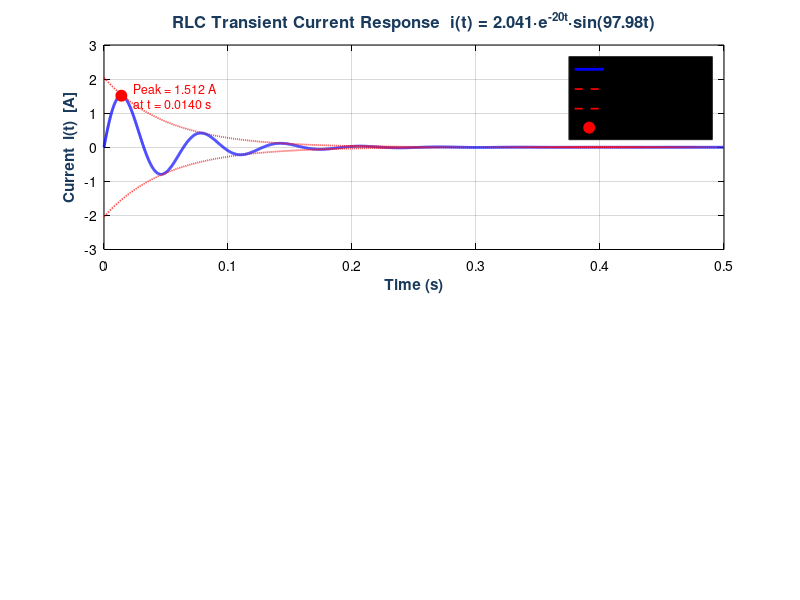

Write the MATLAB code that produced this figure. (Note: this script raises an error after producing the figure.)
%  RLC Circuit Transient Current Response i(t)
%  Series RLC: R=20Ω, L=0.5H, C=200μF
%  Input: vs(t) = 100u(t) V
%  Initial conditions: i(0)=0, vC(0)=0

clc;        % clear command window
clear;      % clear all variables
close all;  % close any open figures

set(groot, 'DefaultTextColor', 'black');
set(groot, 'DefaultAxesXColor', 'black');
set(groot, 'DefaultAxesYColor', 'black');
set(groot, 'DefaultAxesTitleFontWeight', 'bold');
set(groot, 'DefaultAxesColor', 'black');
set(groot, 'DefaultFigureColor', 'black');

R = 20;             % Resistance (Ω)
L = 0.5;            % Inductance (H)
C = 200e-6;         % Capacitance (F)
V = 100;            % Step voltage (V)

alpha   = R / (2*L);             % Damping coefficient
omega0  = 1 / sqrt(L*C);        % Natural frequency (rad/s)
omegaD  = sqrt(omega0^2 - alpha^2); % Damped frequency (rad/s)
zeta    = alpha / omega0;        % Damping ratio

% Display parameters in command window
fprintf('   RLC Circuit Parameters    \n');
fprintf('Damping coefficient  α  = %.4f\n', alpha);
fprintf('Natural frequency   ω₀  = %.4f rad/s\n', omega0);
fprintf('Damped frequency    ωd  = %.4f rad/s\n', omegaD);
fprintf('Damping ratio        ζ  = %.4f\n', zeta);

% Determine damping condition
if zeta < 1
    fprintf('Damping Condition: UNDERDAMPED (ζ < 1)\n\n');
elseif zeta == 1
    fprintf('Damping Condition: CRITICALLY DAMPED (ζ = 1)\n\n');
else
    fprintf('Damping Condition: OVERDAMPED (ζ > 1)\n\n');
end

t = 0 : 0.0001 : 0.5;   % 0 to 0.5 seconds, step 0.1ms

% i(t) = (V / (L * omegaD)) * e^(-alpha*t) * sin(omegaD*t)
i_t = (V / (L * omegaD)) .* exp(-alpha .* t) .* sin(omegaD .* t);

figure('Color', 'white', 'Position', [100 100 850 500]);

subplot(2,1,1);
plot(t, i_t, 'b', 'LineWidth', 2);
hold on;
envelope =  (V / (L * omegaD)) .* exp(-alpha .* t);
plot(t,  envelope, 'r--', 'LineWidth', 1.2);
plot(t, -envelope, 'r--', 'LineWidth', 1.2);

[i_peak, idx_peak] = max(i_t);
plot(t(idx_peak), i_peak, 'ro', 'MarkerSize', 8, 'MarkerFaceColor', 'r');
text(t(idx_peak)+0.005, i_peak, ...
    sprintf('  Peak = %.3f A\n  at t = %.4f s', i_peak, t(idx_peak)), ...
    'FontSize', 9, 'Color', 'r');
xlabel('Time (s)', 'FontSize', 11,'FontWeight', 'bold', 'Color', '#1a3a5c');
ylabel('Current  i(t)  [A]', 'FontSize', 11,'FontWeight', 'bold', 'Color', '#1a3a5c');
title('RLC Transient Current Response  i(t) = 2.041·e^{-20t}·sin(97.98t)', ...
      'FontSize', 12, 'FontWeight', 'bold', 'Color', '#1a3a5c');
legend('i(t) response', 'Decay envelope +', 'Decay envelope −', ...
       'Peak current', 'Location', 'northeast');
grid on;
xlim([0 0.5]);
yline(0, 'k--', 'LineWidth', 0.8);

annotation('textbox', [0.40 0.55 0.50 0.06], ...
    'String', sprintf('α = %.1f   |   ω₀ = %.1f rad/s   |   ωd = %.2f rad/s   |   ζ = %.1f  → Underdamped', ...
    alpha, omega0, omegaD, zeta), ...
    'FontSize', 8, 'Color', 'black', ...
    'BackgroundColor', '[0.95 0.98 1]', ...
    'EdgeColor', '[0.3 0.5 0.8]', ...
    'FitBoxToText', 'on', 'HorizontalAlignment', 'center');

% i(t) graph
subplot(2,1,2);
plot(t, i_t, 'm', 'LineWidth', 2);  
xlabel('Time (s)', 'FontSize', 11,'FontWeight', 'bold', 'Color', '#1a3a5c');
ylabel('Current  i(t)  [A]', 'FontSize', 11,'FontWeight', 'bold', 'Color', '#1a3a5c');
title('Verification', ...
      'FontSize', 12, 'FontWeight', 'bold', 'Color', '#1a3a5c');
grid on;
xlim([0 0.5]);
yline(0, 'k--', 'LineWidth', 0.8);
legend('analytical i(t)', 'Location', 'northeast');

sgtitle('Series RLC Circuit  |  R=20Ω  L=0.5H  C=200μF  V=100V', ...
        'FontSize', 13, 'FontWeight', 'bold', 'Color', '#1a3a5c');

num = [1 0];             
den = [L R 1/C];          

% Zeros and Poles
z = roots(num);         
p = roots(den);         

figure('Color','white','Position',[960 100 480 420]);
plot(real(z), imag(z), 'bo', 'MarkerSize',8, 'LineWidth',1.5); hold on;
plot(real(p), imag(p), 'rx', 'MarkerSize',8, 'LineWidth',1.5);
xlabel('Real Axis'); ylabel('Imaginary Axis');
title('Pole-Zero Map of H(s)','FontSize',12,'FontWeight','bold', 'Color', '#1a3a5c');
legend('Zeros','Poles','Location','best');
grid on; axis equal;
ax = axis;

plot([ax(1) ax(2)], [0 0], 'k--', 'LineWidth',0.8);
plot([0 0], [ax(3) ax(4)], 'k--', 'LineWidth',0.8);

grid on;

% output at command window
p = roots(den);
fprintf('   Poles of H(s)   \n');
fprintf('s1 = %.4f + %.4fj\n', real(p(1)), imag(p(1)));
fprintf('s2 = %.4f + %.4fj\n', real(p(2)), imag(p(2)));
